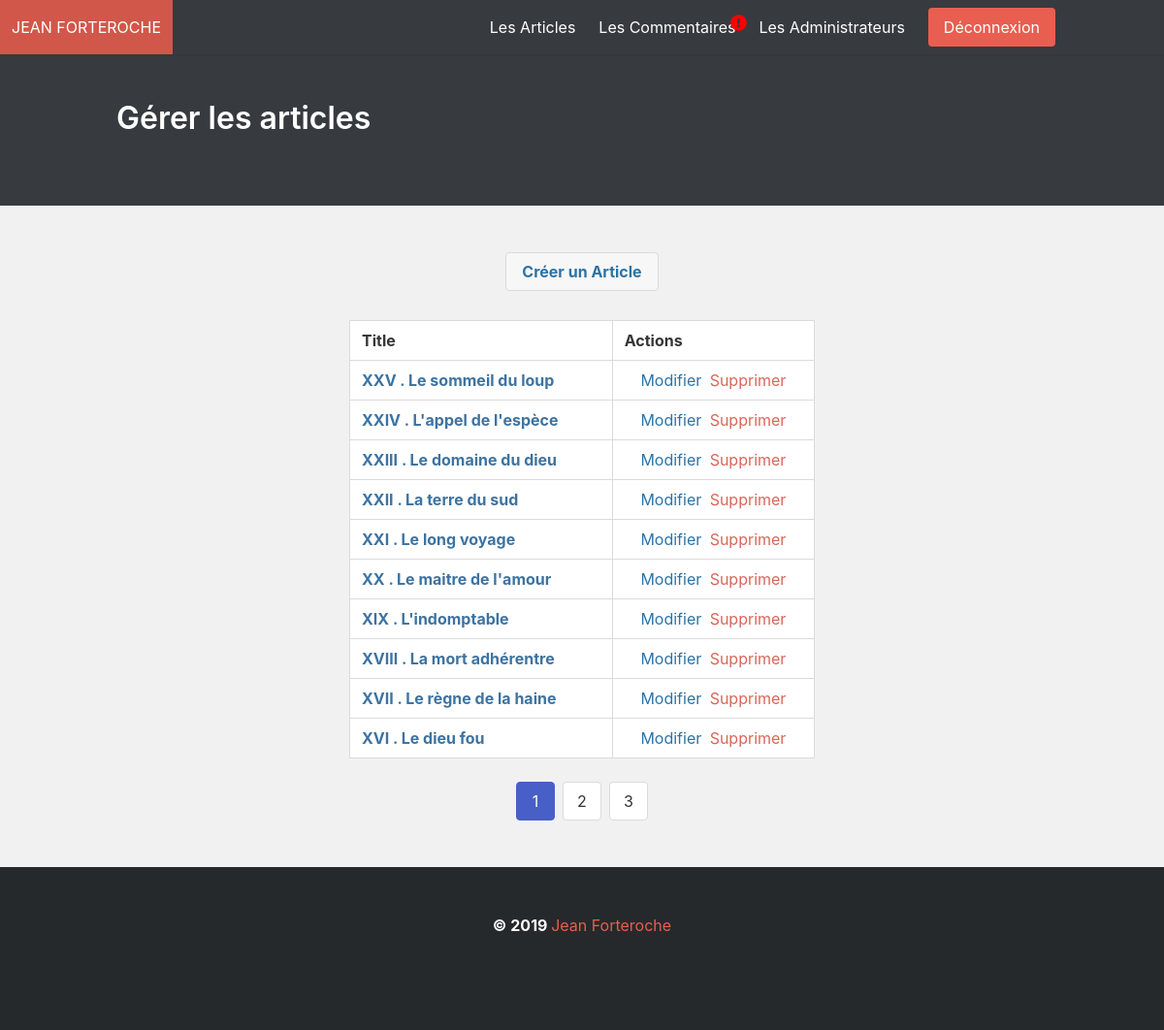
Page /index.php?postaction=managearticles (signed in) on the committed database.
### tables this page shows
CREATE TABLE `posts` (
  `ID` int(11) NOT NULL,
  `title` varchar(255) DEFAULT NULL,
  `content` text DEFAULT NULL,
  `published` tinyint(1) NOT NULL,
  `date_creation` datetime NOT NULL DEFAULT current_timestamp(),
  `updated_at` datetime NOT NULL DEFAULT current_timestamp(),
  `theme_id` int(11) DEFAULT NULL,
  `picture_url` varchar(255) DEFAULT NULL
);

### Routes.php (called while the page is built, shortened)
<?php
if(isset($url)) {
	if(!isset($_GET['id'])) {
		if($url == "/") {
			$reponse = true;
		}
		else if($url == "/projet_4/") {
			$reponse = true;
		}
		else if($url == "/projet_4/index.php") {
			$reponse = true;
		}
		else if(preg_match("#\/projet_4\/index\.php\?fbclid=([a-z A-Z 0-9 -])*#Usi", $url)) {
			$reponse = true;
		}
		else if($url == "/projet_4/index.php?websiteaction=biographie") {
			$reponse = true;
		}
		else if($url == "/projet_4/index.php?websiteaction=publications") {
			$reponse = true;
		}
		else if($url == "/projet_4/index.php?websiteaction=contact") {
			$reponse = true;
		}
		else if($url == '/projet_4/index.php?websiteaction=sendmail') {
			$reponse = true;
		}
		else if($url == "/projet_4/index.php?postaction=managearticles") {
			$reponse = true;
		}
	}
}

### Model/Auth/AdminManager.php (called while the page is built, shortened)
<?php
class AdminManager {
	protected $manager;
	public function __construct()
	{
		$this->manager = new Manager;
	}
	public function existAdmin($id) {
		if(is_numeric($id)) {
			$manager = $this->manager->getManager();
		    return (bool) $manager->query('SELECT COUNT(*) FROM admin WHERE ID = '. $id)->fetchColumn();
	    }
	    else {
	    	$manager = $this->manager->getManager();
		    $verify = $manager->prepare('SELECT COUNT(*) FROM admin WHERE email = ?') or die(print_r($manager->errorMessage()));
		    $verify->execute(array($id));
		    $returnVerify = $verify->fetchColumn();
		    return (bool) $returnVerify;
	    }
	}
}

### Model/Post/PostsManager.php (called while the page is built, shortened)
<?php
require_once('Posts.php');
class PostsManager
{
	protected $manager;
	public function __construct()
	{
		$this->manager = new Manager;
	}
	public function countTotalPosts() {
		$manager = $this->manager->getManager();
		$pagination = $manager->query('SELECT COUNT(*) FROM posts WHERE published = 1') or die(print_r($bdd->errorMessage()));
		$donnee = $pagination->fetch();
		return $donnee;
	}
	public function managePaginate($premiereEntree, $messageTotal, $order){
		$posts = [];
		$manager = $this->manager->getManager();
		$listMessage = $manager->query('SELECT * FROM posts ORDER BY id ' . $order . ' LIMIT ' . $premiereEntree . ', ' . $messageTotal) or die(print_r($manager->errorMessage()));
		while($messages = $listMessage->fetch()){
			$posts[] = new Posts($messages);
		}
		return $posts;
	}
}

### Model/Post/Posts.php (called while the page is built, shortened)
<?php
class Posts {
	protected $id;
	protected $title;
	public function hydrate(array $donnees)
	{
	  foreach ($donnees as $key => $value)
	  {
	    $method = 'set'.ucfirst($key);
	  }
	}
	public function getId() { return $this->id; }
	public function getTitle() { return $this->title; }
	public function setId($id){
		$id = (int) $id;
		$this->id = $id;
	}
	public function setTitle($title){
		$this->title = $title;
	}
}

### Model/Comment/CommentManager.php (called while the page is built, shortened)
<?php
class CommentManager
{
	protected $manager;
	public function __construct()
	{
		$this->manager = new Manager;
	}
	public function countNewComments()
    {
    	$manager = $this->manager->getManager();
    	return $manager->query('SELECT COUNT(*) FROM comments WHERE ridden = 0')->fetchColumn();
    }
	public function countReportedComments()
    {
    	$manager = $this->manager->getManager();
    	return $manager->query('SELECT COUNT(*) FROM comments WHERE reported = 1')->fetchColumn();
    }
}

### Controller/CommentController.php (called while the page is built, shortened)
<?php
require_once('Model/Comment/CommentManager.php');
class CommentController
{
	public function alert() {
		$getNumberComments = new CommentManager;
		$new = $getNumberComments->countNewComments();
		$reported = $getNumberComments->countReportedComments();
		$addition = $new + $reported;
		return $addition;
	}
}

### view/Back/Posts/managePost.php (the view, shortened to what this page needs)
<?php $bigTitle = "Gérer les articles" ?>
	<div>
		<div class="container">
			<div class="container-button">
		        <div class="buttons">
		          <a class="button createArticle" href="index.php?postaction=create">
		            <strong>Créer un Article</strong>
		          </a>
		        </div>
		     </div>
			<table class="table is-bordered">
			  <thead>
			    <tr>
			      <th>Title</th>
			      <th>Actions</th>
			    </tr>
			  </thead>
			  <tbody>
			  	<?php foreach($managePosts as $manage) { ?>
			  	<tr id="tr<?= $manage->getId(); ?>">
			      <th><a href="index.php?postaction=update&id=<?= $manage->getId(); ?>"><?= $manage->getTitle(); ?></a></th>
			      <td>
			      	<div class="container-actions">
				      	<a class="is-small modifier" href="index.php?postaction=update&id=<?= $manage->getId(); ?>">
				            Modifier
				        </a>
				      	<a class="is-small blogJS deleteArticle" id="<?= $manage->getId(); ?>" href="index.php?postaction=destroy&amp;id=<?= $manage->getId(); ?>">
				            Supprimer
				        </a>
			    	</div>
			      </td>
			    </tr>
			    <?php } ?>
			     </tbody>
			</table>
			<div class="pagination" role="navigation" aria-label="pagination">
				<ul class="pagination-list">
					<?php
					for($i = 1 ; $i <= $nbdePages ; $i++){
						if($i == $pageActuelle){ ?>
							<li>
						      <a class="pagination-link is-current" aria-label="Page 1" aria-current="page"><?= $i ?></a>
						    </li>
						<?php } else { ?>
							    <li>
							    	<a class="pagination-link" aria-label="Goto page 2" href="index.php?postaction=managearticles&paginate=<?= $i ?>"><?= $i ?></a>
							    </li>
						<?php }
					} ?>
				</ul>
			</div>
		</div>
	</div>
<?php $content = ob_get_clean(); ?>
<?php require('view/Back/layout.php'); ?>

### index.php (shortened to what this page needs)
<?php
require('Controller/PostsController.php');
$url = $_SERVER['REQUEST_URI'];
require('Routes.php');
try {
	if($reponse == true) {
	    if(isset($_GET['postaction'])) {
			require('Routeurs/PostsRouteur.php');
		}
	}
	else {
		throw new \Exception('Erreur 404');
	}
}
catch(\Exception $e){
	$errorMessage = $e->getMessage();
	require('view/exceptionView.php');
}
catch (\RuntimeException $e)
{
  $errorMessage = $e->getMessage();
  require('view/exceptionView.php');
}

### Routeurs/PostsRouteur.php (shortened to what this page needs)
<?php
if($_GET['postaction'] == 'search'){
	if(isset($_GET['keyword'])) {
			$listePosts->search($_GET['keyword']);
	}
	else {
		header('Location: /projet_4/index.php');
	}
}
else if($_GET['postaction'] == 'managearticles'){
	if(isset($_SESSION['admin'])) {
		$listePosts->managePost();
	}
	else {
		throw new \Exception('Vous n\'êtes pas connecté comme admin !');
	}
}

### Controller/PostsController.php (shortened to what this page needs)
<?php
require_once('Model/Post/PostsManager.php');
require('Controller/CommentController.php');
class PostsController
{
	public function managePost() {
		$AdminCreate = new AdminManager;
		$adminStillExists = $AdminCreate->existAdmin($_SESSION['id']);
		if($adminStillExists) {
			$posts = new PostsManager;
			$messageTotal = 10;
			$total = $posts->countTotalPosts();
			$total = $total[0];
			$nbdePages = ceil($total / $messageTotal);
			if(isset($_GET['paginate'])){
				$pageActuelle = intval($_GET['paginate']);
				if($pageActuelle > $nbdePages){
					$pageActuelle = $nbdePages;
				}
			} else {
				$pageActuelle = 1;
			}
			$premiereEntree = ($pageActuelle - 1) * $messageTotal;
			$managePosts = $posts->managePaginate($premiereEntree, $messageTotal, ' DESC');
			require('view/Back/Posts/managePost.php');
		}
		else {
			$admin = new AdminController;
			$admin->logout();
		}
	}
}

### view/Back/layout.php (shortened to what this page needs)
<?php
  require_once('Controller/CommentController.php');
  $alertComments = new CommentController;
  $alert = $alertComments->alert();
?>
<!DOCTYPE html>
<html lang="fr">
  <head>
     <link rel="stylesheet" href="https://cdnjs.cloudflare.com/ajax/libs/bulma/0.7.2/css/bulma.min.css">
    <link rel="stylesheet" type="text/css" href="public/css/Back/style.css">
  </head>
  <body>
    <div class="hero-head">
      <nav class="navbar  nav-admin">
        <div class="container-fluid container-nav-admin">
          <div class="navbar-brand">
            <a class="navbar-item" href="index.php">
              JEAN FORTEROCHE
            </a>
          </div>
          <div id="navbarMenuHeroA" class="navbar-menu navbar-back">
            <div class="navbar-end">
         <?php if(isset($_SESSION['admin'])) {  ?>
              <a class="navbar-item" href="index.php?postaction=managearticles">
                Les Articles
              </a>
              <?php if($alert == 0) { ?>
              <a class="navbar-item" href="index.php?comaction=moderate&action=moderate">
                Les Commentaires
              </a>
              <?php } else { ?>
              <a class="navbar-item comment-item" href="index.php?comaction=moderate&action=moderate">
                Les Commentaires
                <i class="fas fa-exclamation-circle alert-icon"></i>
              </a>
              <?php } ?>
              <a class="navbar-item" href="index.php?adminaction=createadmin">
                Les Administrateurs
              </a>
            <div class="navbar-item">
              <div class="buttons">
                <a class="button deconnect" href="index.php?adminaction=logout">
                  Déconnexion
                </a>
              </div>
            </div>
            <?php } ?>
            </div>
          </div>
        </div>
      </nav>
    </div>
    <div class="div-responsive">
    </div>
    <section class="hero is-link">
      <div class="hero-body">
          <div class="container">
            <h1 class="title">
              <?= $bigTitle ?>
            </h1>
          </div>
      </div>
    </section><br/><br/>
    <?= $content ?>
    <br/><br/>
    <footer class="footer">
      <div class="content has-text-centered">
        <p>
          <strong>© 2019 </strong><a href="index.php">Jean Forteroche</a>
        </p>
      </div>
    </footer>
  </body>
</html>

### public/css/Back/style.css (style rules this page uses)
body { background-color :#F1F1F1; }
.footer, .footer strong { background : #26292B; color:white; }
.footer a { color:#E85E50; }
.pagination-list { display:flex; justify-content:center; }
.pagination-link { background: white; }
.pagination { margin:0; }
.comment-item { position:relative; }
svg:not(:root).svg-inline--fa.alert-icon { color:red; position:absolute; right:0px; top:15px; font-size:17px; }
.hero.is-link, .navbar { background:#373B3F; }
a.navbar-item { color:white; }
.deconnect { background:#E85E50; border:#D1574A; color:white; }
.container-fluid.container-nav-admin { display:flex; width:100%; padding-right:100px; }
.div-responsive { overflow:hidden; position:absolute; width:100%; height:175px; }
.createArticle { background:#F7F7F7; color:#2C73A5; }
.deleteArticle, .deleteArticle:hover { color:#D96657; }
.modifier { color:#2C73A5; }
.container-button { display:flex; justify-content:center; margin-bottom:30px; }
.table { margin:auto; width:50%; }
th a { color:#3D73A1; }
.container-actions { margin:auto; width:150px; display:flex; justify-content:space-between; }

### rows in the picture
posts: title "XXV . Le sommeil du loup"
posts: title "XXIV . L'appel de l'espèce"
posts: title "XXIII . Le domaine du dieu"
posts: title "XXII . La terre du sud"
posts: title "XXI . Le long voyage"
posts: title "XX . Le maitre de l'amour"
posts: title "XIX . L'indomptable"
posts: title "XVIII . La mort adhérentre"
posts: title "XVII . Le règne de la haine"
posts: title "XVI . Le dieu fou"

### other values in the picture
$bigTitle "Gérer les articles"
